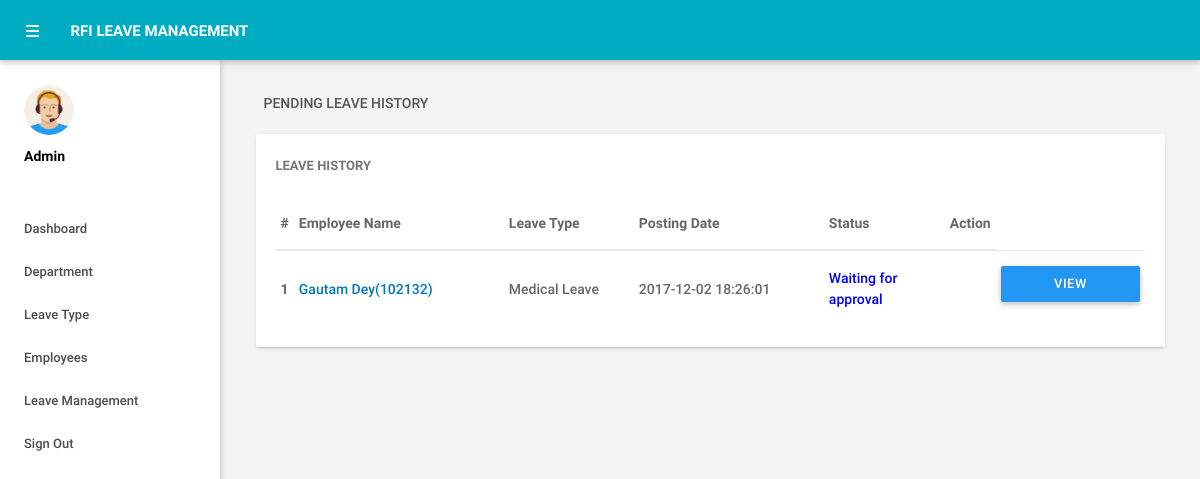
The app's page /admin/pending-leavehistory.php (signed in) with its own data.
### tables this page shows
CREATE TABLE IF NOT EXISTS `tblleaves` (
  `id` int(11) NOT NULL,
  `LeaveType` varchar(110) NOT NULL,
  `ToDate` varchar(120) NOT NULL,
  `FromDate` varchar(120) NOT NULL,
  `Description` mediumtext NOT NULL,
  `PostingDate` timestamp NOT NULL DEFAULT CURRENT_TIMESTAMP,
  `AdminRemark` mediumtext,
  `AdminRemarkDate` varchar(120) DEFAULT NULL,
  `Status` int(1) NOT NULL,
  `IsRead` int(1) NOT NULL,
  `empid` int(11) DEFAULT NULL
);

CREATE TABLE IF NOT EXISTS `tblemployees` (
  `id` int(11) NOT NULL,
  `EmpId` varchar(100) NOT NULL,
  `FirstName` varchar(150) NOT NULL,
  `LastName` varchar(150) NOT NULL,
  `EmailId` varchar(200) NOT NULL,
  `Password` varchar(180) NOT NULL,
  `Gender` varchar(100) NOT NULL,
  `Dob` varchar(100) NOT NULL,
  `Department` varchar(255) NOT NULL,
  `Address` varchar(255) NOT NULL,
  `City` varchar(200) NOT NULL,
  `Country` varchar(150) NOT NULL,
  `Phonenumber` char(11) NOT NULL,
  `Status` int(1) NOT NULL,
  `RegDate` timestamp NOT NULL DEFAULT CURRENT_TIMESTAMP
);

### admin/pending-leavehistory.php (the view, shortened to what this page needs)
<?php
include('includes/config.php');
if(strlen($_SESSION['alogin'])==0)
    {
header('location:index.php');
}
else{
 ?>
<!DOCTYPE html>
<html lang="en">
    <head>
        <link type="text/css" rel="stylesheet" href="../assets/plugins/materialize/css/materialize.min.css"/>
        <link href="../assets/plugins/material-preloader/css/materialPreloader.min.css" rel="stylesheet">
        <link href="../assets/plugins/datatables/css/jquery.dataTables.min.css" rel="stylesheet">
                <link href="../assets/plugins/google-code-prettify/prettify.css" rel="stylesheet" type="text/css"/>
        <link href="../assets/css/alpha.min.css" rel="stylesheet" type="text/css"/>
        <link href="../assets/css/custom.css" rel="stylesheet" type="text/css"/>
    </head>
    <body>
       <?php include('includes/header.php');?>
       <?php include('includes/sidebar.php');?>
            <main class="mn-inner">
                <div class="row">
                    <div class="col s12">
                        <div class="page-title">Pending Leave History</div>
                    </div>
                    <div class="col s12 m12 l12">
                        <div class="card">
                            <div class="card-content">
                                <span class="card-title">Leave History</span>
                                <table id="example" class="display responsive-table ">
                                    <thead>
                                        <tr>
                                            <th>#</th>
                                            <th width="200">Employee Name</th>
                                            <th width="120">Leave Type</th>
                                             <th width="180">Posting Date</th>
                                            <th>Status</th>
                                            <th align="center">Action</th>
                                        </tr>
                                    </thead>
                                    <tbody>
<?php
$status=0;
$sql = "SELECT tblleaves.id as lid,tblemployees.FirstName,tblemployees.LastName,tblemployees.EmpId,tblemployees.id,tblleaves.LeaveType,tblleaves.PostingDate,tblleaves.Status from tblleaves join tblemployees on tblleaves.empid=tblemployees.id where tblleaves.Status=:status order by lid desc";
$query = $dbh -> prepare($sql);
$query->bindParam(':status',$status,PDO::PARAM_STR);
$query->execute();
$results=$query->fetchAll(PDO::FETCH_OBJ);
$cnt=1;
if($query->rowCount() > 0)
{
foreach($results as $result)
{
      ?>
                                        <tr>
                                            <td> <b><?php echo htmlentities($cnt);?></b></td>
                                              <td><a href="editemployee.php?empid=<?php echo htmlentities($result->id);?>" target="_blank"><?php echo htmlentities($result->FirstName." ".$result->LastName);?>(<?php echo htmlentities($result->EmpId);?>)</a></td>
                                            <td><?php echo htmlentities($result->LeaveType);?></td>
                                            <td><?php echo htmlentities($result->PostingDate);?></td>
                                                                       <td><?php $stats=$result->Status;
if($stats==1){
                                             ?>
                                                 <span style="color: green">Approved</span>
                                                 <?php } if($stats==2)  { ?>
                                                <span style="color: red">Not Approved</span>
                                                 <?php } if($stats==0)  { ?>
 <span style="color: blue">Waiting for approval</span>
 <?php } ?>
                                             </td>
          <td>
           <td><a href="leave-details.php?leaveid=<?php echo htmlentities($result->lid);?>" class="waves-effect waves-light btn blue m-b-xs"  > View Details</a></td>
                                    </tr>
                                         <?php $cnt++;} }?>
                                    </tbody>
                                </table>
                            </div>
                        </div>
                    </div>
                </div>
            </main>
        </div>
        <div class="left-sidebar-hover"></div>
    </body>
</html>
<?php } ?>

### records on screen
tblleaves: tblemployees.FirstName+LastName "Gautam Dey", tblemployees.EmpId "102132", LeaveType "Medical Leave", PostingDate "2017-12-02 18:26:01", Status "Waiting for approval"
